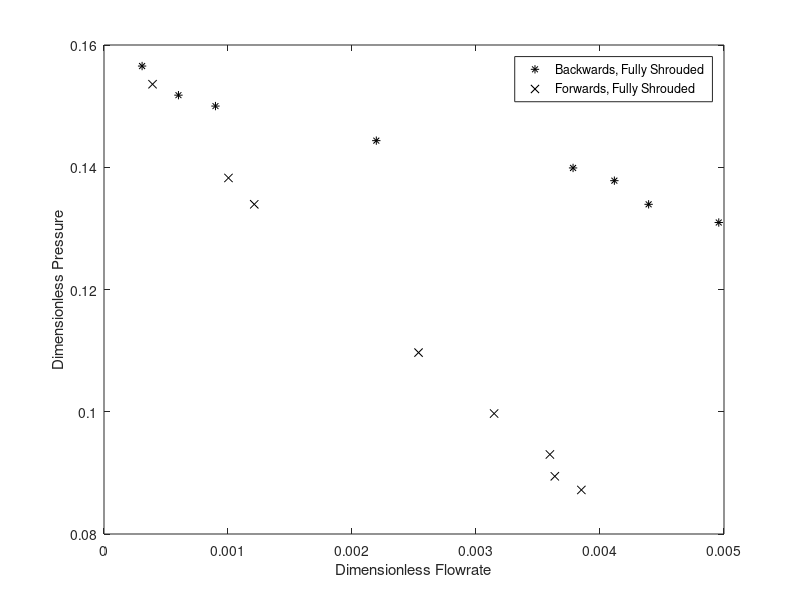

The MATLAB script that drew this image:
% data
clear

rho = 998;
mu = 0.001;
D = 0.0885;
omega = 293.2;
diameter = 0.088;
depth = 0.006;

back_times = [13.2, 14.9, 15.9, 17.3, 29.8, 72.8, 109.0, 213.0];
back_deltap = [88, 90, 92.6, 94, 97, 100.8, 102, 105.2] * 1000;
front_times = [17, 18, 18.2, 20.8, 25.8, 54, 65.2, 167.2];
front_deltap = [58.6, 60.1, 62.5, 67, 73.7, 90, 92.9, 103.2] * 1000;

delta_back = 0;
delta_front = 0;

for i = 1:length(back_times)
    back_fr(i) = 0.0133 / back_times(i);
    front_fr(i) = 0.0133 / front_times(i);

    back_diml_pr(i) = back_deltap(i) / (rho * omega.^2 * D.^2);
    front_diml_pr(i) = front_deltap(i) / (rho * omega.^2 * D.^2);

    back_diml_fr(i) = back_fr(i) / (omega * D.^3);
    front_diml_fr(i) = front_fr(i) / (omega * D.^3);

    dp_ideal_back(i) = rho * omega.^2 * (diameter.^2) - ((rho * omega * back_fr(i)) / (2 * pi * depth * tan(1.13446)));
    dp_ideal_front(i) = rho * omega.^2 * (diameter.^2) - ((rho * omega * front_fr(i)) / (2 * pi * depth * tan(2.007)));

    delta_back = delta_back + (back_deltap(i) / dp_ideal_back(i));
    delta_front = delta_front + (front_deltap(i) / dp_ideal_front(i));
end

delta_back = delta_back / 8;
delta_front = delta_front / 8;

% linreg
front_linreg  = polyfit(front_diml_fr, front_diml_pr, 1);
back_linreg = polyfit(back_diml_fr, back_diml_pr, 1);

plot(back_fr, back_deltap, 'k*', front_fr, front_deltap, 'kx')
legend("Backwards, Fully Shrouded","Forwards, Fully Shrouded")
ylabel("\Delta P / Pa")
xlabel("Flow Rate / m^3s^{-1}")


plot(back_diml_fr, back_diml_pr, 'k*', front_diml_fr, front_diml_pr, 'kx')
legend("Backwards, Fully Shrouded","Forwards, Fully Shrouded")
ylabel("Dimensionless Pressure")
xlabel("Dimensionless Flowrate")
